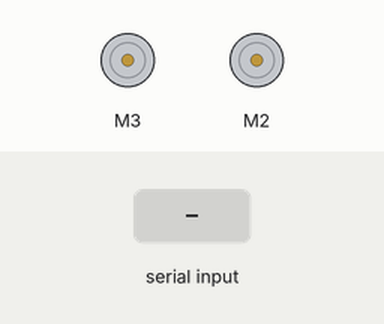
A sketch run on a simulated Arduino Uno, built with avr-gcc and run on an emulated ATmega328P. Parts: 2 × DC motor (green arrow = forward, orange = backward, longer = faster). The test bench sets the inputs (shaded band). What the sketch prints to the serial monitor is not drawn.

Above: at 1.2 s.
1.3 s: "F\n" received over Serial
At 2.0 s:
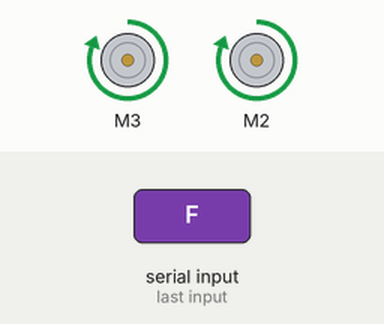
2.8 s: byte 66 ('B') received over Serial
At 3.1 s:
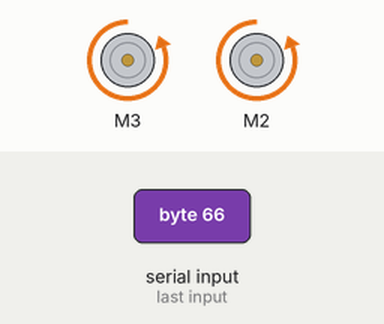
4.3 s: byte 76 ('L') received over Serial
At 5.5 s:
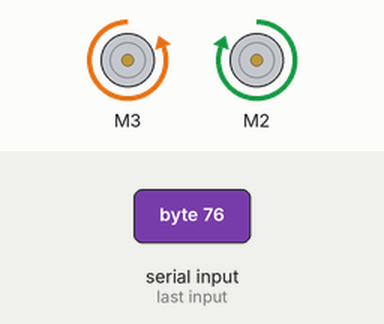
5.8 s: byte 82 ('R') received over Serial
At 6.7 s:
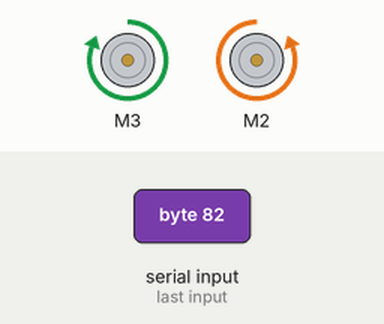
7.3 s: byte 71 ('G') received over Serial
At 7.8 s:
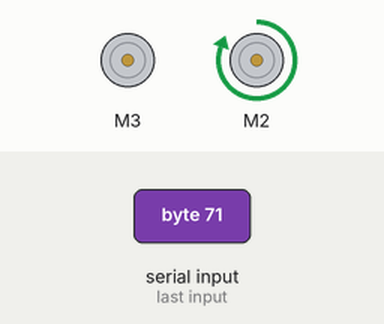
8.8 s: byte 73 ('I') received over Serial
At 10.1 s:
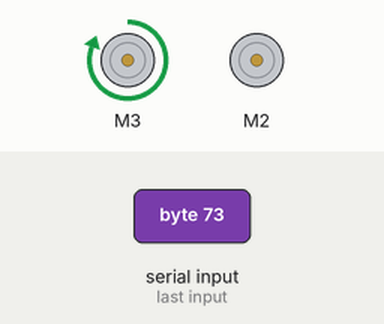
Timing chart, 0 to 11.3 s (numbered marks = the images above; inputs shaded):
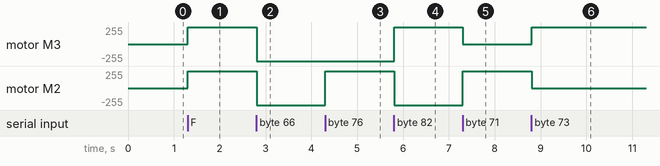

The sketch:

car.ino
```cpp
#include <AFMotor.h>

AF_DCMotor motor1(3);
AF_DCMotor motor2(2);

char bt='F';
void Stop()
{
  motor1.run(RELEASE);
  motor2.run(RELEASE);
}

void forward()
{
  Stop();
  motor1.run(FORWARD);
  motor2.run(FORWARD);
}
void backward()
{
  Stop();
  motor1.run(BACKWARD);
  motor2.run(BACKWARD);
}
void forwardleft()
{
  Stop();
  motor1.run(RELEASE);
  motor2.run(FORWARD);
}
void forwardright()
{
  Stop();
  motor1.run(FORWARD);
  motor2.run(RELEASE);
}

void backleft()
{
  Stop();
  motor1.run(RELEASE);
  motor2.run(BACKWARD);
}
void backright()
{
  Stop();
  motor1.run(BACKWARD);
  motor2.run(RELEASE);
}

void left()
{
  motor1.run(BACKWARD);
  motor2.run(FORWARD);
}
void right()
{
  motor1.run(FORWARD);
  motor2.run(BACKWARD);
}

void setup()
{
  Serial.begin(9600);

  motor1.setSpeed(255);
  motor2.setSpeed(255);
  Stop();
}
void loop() {
  bt=Serial.read();
  Serial.print(bt);
  Serial.print("\n");

if(bt=='F')
{
 forward();
}
if(bt=='B')
{
 backward();
 }
if(bt=='L')
{
 left();
 }
if(bt=='R')
{
 right();
 }
if(bt=='G')
{
 forwardleft();
 }
if(bt=='I')
{
 forwardright();
 }
if(bt=='H')
{
 backleft();
 }
if(bt=='J')
{
 backright();
 }
if(bt=='S')
{
 Stop();
}
}
```

Measured:
- after the input at 1.3 s, motor M3, motor M2: stopped → forward 255/255 at once
- after the input at 2.8 s, motor M3, motor M2: forward 255/255 → backward 255/255 at once
- after the input at 4.3 s, motor M2: backward 255/255 → forward 255/255 at once
- after the input at 5.8 s, motor M3: backward 255/255 → forward 255/255 at once; motor M2: forward 255/255 → backward 255/255 at once
- after the input at 7.3 s, motor M3: forward 255/255 → stopped at once; motor M2: backward 255/255 → forward 255/255 at once
- after the input at 8.8 s, motor M3: stopped → forward 255/255 at once; motor M2: forward 255/255 → stopped at once
